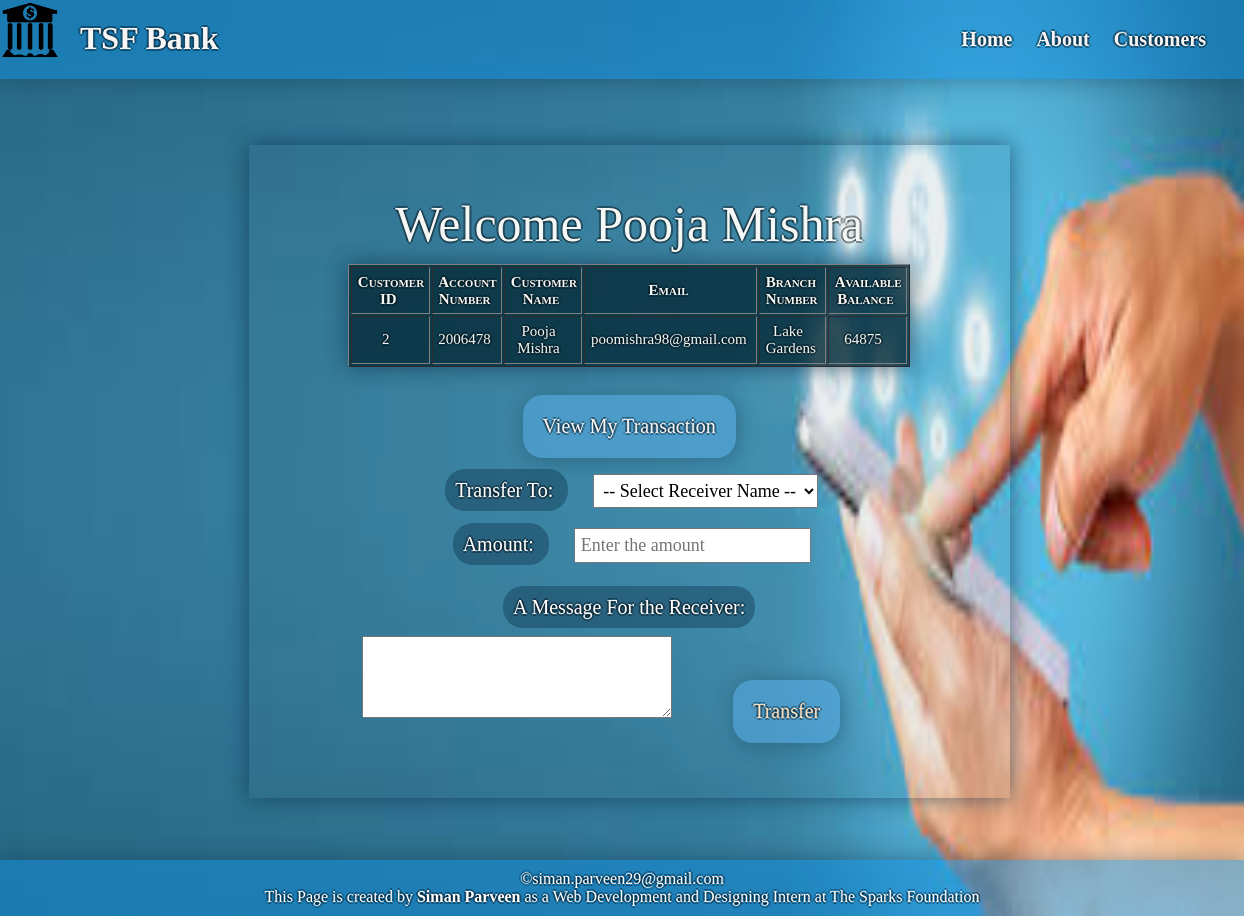
The page /transfer.php?id=2 on the database its author committed.
### tables this page shows
CREATE TABLE `bankusers` (
  `CustomerID` int(5) NOT NULL,
  `AccountNumber` int(10) NOT NULL,
  `CustomerName` varchar(50) DEFAULT NULL,
  `Email` varchar(30) NOT NULL,
  `BranchName` varchar(50) DEFAULT NULL,
  `TotalWithdrawal` int(20) NOT NULL,
  `TotalDeposist` int(11) NOT NULL,
  `AvailableBalance` int(10) NOT NULL
);

### transfer.php (the view, shortened to what this page needs)
<!DOCTYPE html>
<html lang="en">
<head>
    <link rel="stylesheet" href="style_transfer.css">
</head>
<body>
    <header>
        <img src="logo1.png" alt="bank logo">
        <h1>TSF Bank</h1>
        <nav id="nav_bar">
            <a href="index.html">Home</a>
            <a href="about.html">About</a>
            <a href="view.php">Customers</a>
        </nav>
    </header>
    <section class="transfer">
        <?php
        include('connectivity.php');
        $customerid = $_GET['id'];
        $sqlget = "SELECT * FROM bankusers WHERE CustomerID = '$customerid'";
        $sqldata = mysqli_query($conn,$sqlget) or die('Error Getting the data');
        while($row = mysqli_fetch_array($sqldata, MYSQLI_ASSOC)){
            $name = $row['CustomerName'];
        }
        echo "<table border='1' id='table_view'>";
        echo "<caption>Welcome ".$name."</caption>";
        echo "<tr>
            <th>Customer ID</th>
            <th>Account Number</th>
            <th>Customer Name</th>
            <th>Email</th>
            <th>Branch Number</th>
            <th>Available Balance</th>
            </tr>";
            $sqlget = "SELECT * FROM bankusers WHERE CustomerID = '$customerid'";
            $sqldata = mysqli_query($conn,$sqlget) or die('Error Getting the data');
        while($row = mysqli_fetch_array($sqldata, MYSQLI_ASSOC)){
            echo "<tr><td>";
                echo $row['CustomerID'];
            echo "</td><td>";
                echo $row['AccountNumber'];
            echo "</td><td>";
                echo $row['CustomerName'];
            echo "</td><td>";
                echo $row['Email'];
            echo "</td><td>";
                echo $row['BranchName'];
            echo "</td><td>";
                echo $row['AvailableBalance'];
            echo "</td></tr>";
        }
          echo "</table>";
        echo "<br/>
        <form action='transaction_all.php'>
        <input type='hidden' name='tn' value='$customerid'>
        <button type='button' class='button'><a href='transfer_me.php?id=$customerid'>View My Transaction</a></button><br/>
        <label>Transfer To:  </label>
        <select name='rn' required>
            <option disabled selected>-- Select Receiver Name --</option>";
        echo "</select><br/>";
        echo '<label>Amount:  </label><input type="number" name="cashtransfer" id="cashtransfer" placeholder="Enter the amount" value="" required="required"><br/><br/>
        <label>A Message For the Receiver: </label><br/>
        <textarea name="msg" rows="5" cols="40"></textarea>
        <button type="submit">Transfer</button>
        </form>';
        ?>
    </section>
    <footer>
        &copy;siman.parveen29@gmail.com
        <p>This Page is created by <b>Siman Parveen</b> as a Web Development and Designing Intern at The Sparks Foundation</p>
    </footer>
</body>
</html>

### style_transfer.css (style rules this page uses)
* { margin: 0px; padding: 0px; font-family: 'Times New Roman', Times, serif; }
body { background-image: url("bg.jpg"); background-repeat: no-repeat; background-size: 100% 100%; color: white; }
header { display: inline-block; background-color: rgba(17, 143, 226, 0.5); width: 100%; color: whitesmoke; text-shadow: 2px 0px 0px rgba(0, 1, 2, 0.377), 0px 2px 0px rgba(0, 1, 2, 0.377), -2px 0px 0px rgba(0, 1, 2, 0.377), 0px -2px 0px rgba(0, 1, 2, 0.377); box-shadow: 2px 2px 20px rgba(17, 52, 77, 0.377); }
header h1 { margin: 20px; float: left; }
header img { float: left; width: 60px; height: 60px; }
nav { float: right; padding: 28px; }
nav a { text-decoration: none; color: whitesmoke; font-size: 20px; font-weight: bolder; padding: 10px; }
form { text-shadow: 2px 0px 0px rgba(0, 1, 2, 0.377), 0px 2px 0px rgba(0, 1, 2, 0.377), -2px 0px 0px rgba(0, 1, 2, 0.377), 0px -2px 0px rgba(0, 1, 2, 0.377); }
.transfer { display: inline-block; position: relative; border: transparent; font-size: 20px; background-color: rgba(60, 102, 119, 0.1); box-shadow: 2px -2px 20px rgba(17, 52, 77, 0.377), -2px 2px 20px rgba(17, 52, 77, 0.377); padding: 4% 8% 4% 8%; text-align: center; margin: 5% 20% 5% 20%; text-shadow: 2px 0px 0px rgba(0, 1, 2, 0.377), 0px 2px 0px rgba(0, 1, 2, 0.377), -2px 0px 0px rgba(0, 1, 2, 0.377), 0px -2px 0px rgba(0, 1, 2, 0.377); }
caption { font-size: 50px; margin-bottom: 2%; }
table { text-align: center; font-size: 15px; color: rgb(243, 247, 245); background-color: rgba(6, 44, 59, 0.829); box-shadow: 2px -2px 20px rgba(17, 52, 77, 0.377), -2px 2px 20px rgba(17, 52, 77, 0.377); width: 100%; }
th { font-variant: small-caps; }
td, th { padding: 1%; padding-right: 10px; }
td { padding-right: 15px; }
a { text-decoration: none; color: whitesmoke; }
button { display: inline-block; padding: 20px; border-radius: 20px; margin: 1% 10% 1% 10%; border: transparent; background-color: rgba(87, 169, 224, 0.582); color: bisque; box-shadow: 2px 2px 20px rgba(17, 52, 77, 0.377); font-size: 20px; text-shadow: 2px 0px 0px rgba(0, 1, 2, 0.377), 0px 2px 0px rgba(0, 1, 2, 0.377), -2px 0px 0px rgba(0, 1, 2, 0.377), 0px -2px 0px rgba(0, 1, 2, 0.377); }
.button { margin: 1%; }
textarea { margin-top: 3%; }
footer { clear: both; color: white; text-shadow: 2px 0px 0px rgba(0, 1, 2, 0.377), 0px 2px 0px rgba(0, 1, 2, 0.377), -2px 0px 0px rgba(0, 1, 2, 0.377), 0px -2px 0px rgba(0, 1, 2, 0.377); text-align: center; height: 10%; padding: 10px; box-shadow: 2px -2px 20px rgba(17, 52, 77, 0.377); background-color: rgba(17, 143, 226, 0.5); }
label { margin: 15px; font-size: 20px; background-color: rgba(12, 51, 77, 0.418); border-radius: 20px; padding: 10px; }
select, input[type="number"] { margin: 10px; font-size: large; padding: 5px; }

### rows shown on the page
bankusers: CustomerName "Pooja Mishra", CustomerID "2", AccountNumber "2006478", Email "poomishra98@gmail.com", BranchName "Lake Gardens", AvailableBalance "64875"
